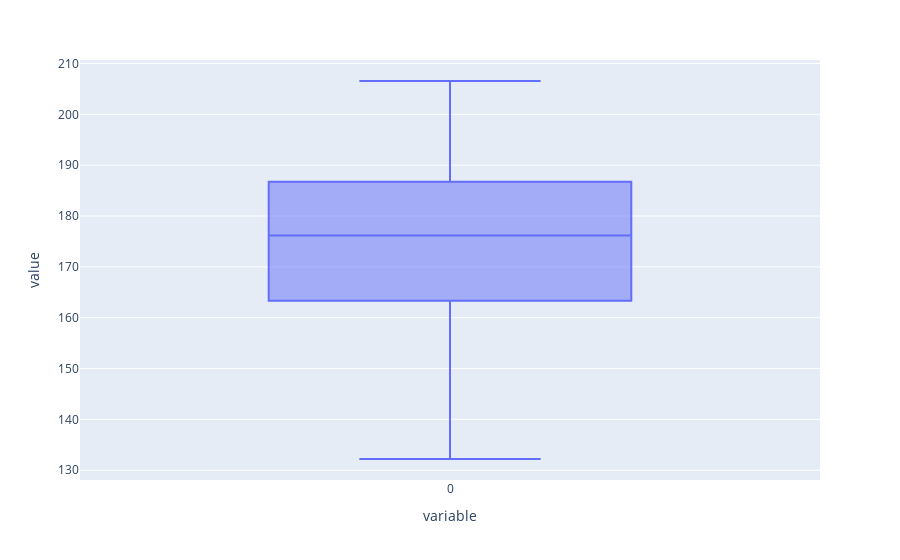

Notebook source saved alongside this figure:
### Code cell
px.box(y_pred)

### Figure 1 — Plotly figure (JSON) as saved in the notebook; plotly's stock layout.template omitted (floating-point values rounded to 4 significant figures; data arrays with more than 128 entries replaced by an {"elided": "..."} marker saying what was removed)
{"data": [{"alignmentgroup": "True", "hovertemplate": "variable=%{x}<br>value=%{y}<extra></extra>", "legendgroup": "", "marker": {"color": "#636efa"}, "name": "", "notched": false, "offsetgroup": "", "orientation": "v", "showlegend": false, "type": "box", "x": {"elided": "171 str values"}, "x0": " ", "xaxis": "x", "y": {"elided": "171 float values"}, "y0": " ", "yaxis": "y"}], "layout": {"boxmode": "group", "legend": {"tracegroupgap": 0}, "margin": {"t": 60}, "xaxis": {"anchor": "y", "domain": [0, 1], "title": {"text": "variable"}}, "yaxis": {"anchor": "x", "domain": [0, 1], "title": {"text": "value"}}}}
